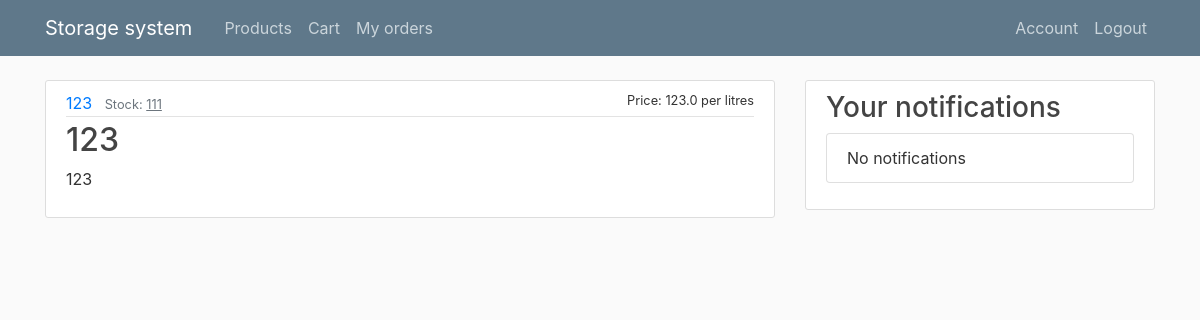
Page /product/17 (signed in) on the earlier database version.
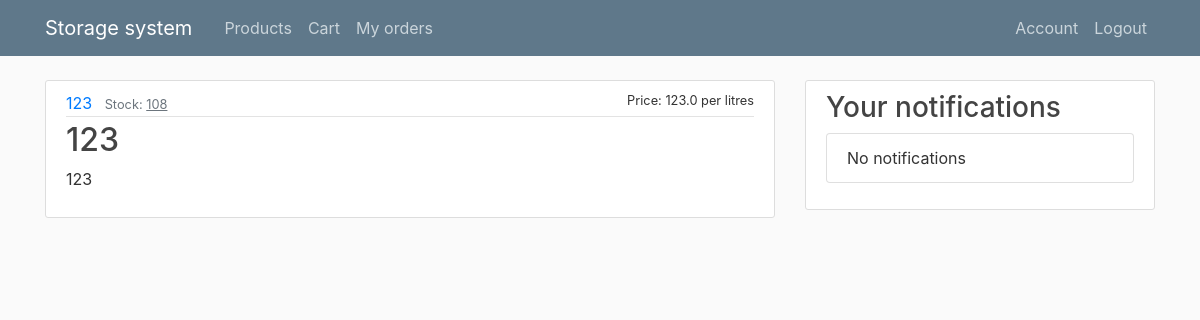
Same page on the later database version.
### flaskblog/models.py (models this page shows, shortened)
class Product(db.Model):
    id = db.Column(db.Integer, primary_key=True)
    name = db.Column(db.String(20), nullable=False, unique=True)
    category = db.Column(db.String(20), nullable=False)
    price = db.Column(db.Float, nullable=False)
    quantityInStock = db.Column(db.Integer, nullable=False)
    unitOfMeasure = db.Column(db.String(20), nullable=False)
    description = db.Column(db.Text, nullable=False)

### flaskblog/products/routes.py (the view)
@products.route("/product/<int:product_id>")
@login_required
def product(product_id):
    product = Product.query.get_or_404(product_id)
    return render_template('product.html', product=product)

### flaskblog/models.py (called while the page is built)
@login_manager.user_loader
def load_user(user_id):
    return User.query.get(int(user_id))

    def has_roles(self, role):
        if isinstance(role, str):
            return role in (role.name for role in self.roles)
        else:
            return role in self.roles

### flaskblog/templates/product.html (shortened to what this page needs)
{% extends "layout.html" %}
{% block content %}
  <article class="media content-section">
    <div class="media-body">
      <div class="product-metadata">
        <a class="mr-2" href="{{ url_for('products.category_products', category=product.category) }}">{{ product.category }}</a>
        <small class="text-muted">Stock: <u>{{ product.quantityInStock }}</u></small>
        <small class="flt-r" {% if product.quantityInStock==0 %}style="color: red;"{% endif %}>{% if product.quantityInStock==0 %}OUT OF STOCK{% else %} Price: {{product.price}} per {{product.unitOfMeasure}}{% endif %}</small>
      </div>
      <h2 class="product-title">{{ product.name }}</h2>
      <p class="product-content">{{ product.description }}</p>
    </div>
  </article>
{% endblock content %}

Differences in the rows shown:
changed Product "litres": quantityInStock "111" → "108"
